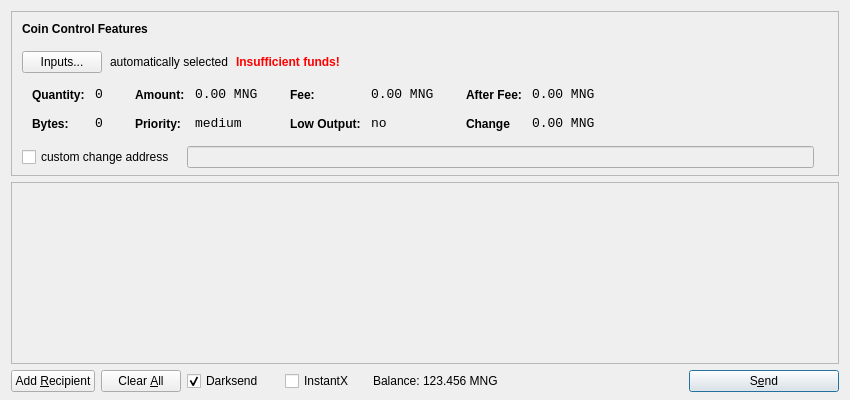
<?xml version="1.0" encoding="UTF-8"?>
<ui version="4.0">
 <class>SendCoinsDialog</class>
 <widget class="QDialog" name="SendCoinsDialog">
  <property name="geometry">
   <rect>
    <x>0</x>
    <y>0</y>
    <width>850</width>
    <height>400</height>
   </rect>
  </property>
  <property name="windowTitle">
   <string>Send Coins</string>
  </property>
  <layout class="QVBoxLayout" name="verticalLayout" stretch="0,1,0">
   <property name="bottomMargin">
    <number>8</number>
   </property>
   <item>
    <widget class="QFrame" name="frameCoinControl">
     <property name="sizePolicy">
      <sizepolicy hsizetype="Expanding" vsizetype="Expanding">
       <horstretch>0</horstretch>
       <verstretch>0</verstretch>
      </sizepolicy>
     </property>
     <property name="maximumSize">
      <size>
       <width>16777215</width>
       <height>16777215</height>
      </size>
     </property>
     <property name="frameShape">
      <enum>QFrame::StyledPanel</enum>
     </property>
     <property name="frameShadow">
      <enum>QFrame::Sunken</enum>
     </property>
     <layout class="QVBoxLayout" name="verticalLayoutCoinControl2">
      <property name="spacing">
       <number>-1</number>
      </property>
      <property name="leftMargin">
       <number>0</number>
      </property>
      <property name="topMargin">
       <number>0</number>
      </property>
      <property name="rightMargin">
       <number>0</number>
      </property>
      <property name="bottomMargin">
       <number>6</number>
      </property>
      <item>
       <layout class="QVBoxLayout" name="verticalLayoutCoinControl" stretch="0,0,0,0,1">
        <property name="spacing">
         <number>0</number>
        </property>
        <property name="leftMargin">
         <number>10</number>
        </property>
        <property name="topMargin">
         <number>10</number>
        </property>
        <item>
         <layout class="QHBoxLayout" name="horizontalLayoutCoinControl1">
          <property name="bottomMargin">
           <number>15</number>
          </property>
          <item>
           <widget class="QLabel" name="labelCoinControlFeatures">
            <property name="sizePolicy">
             <sizepolicy hsizetype="Preferred" vsizetype="Maximum">
              <horstretch>0</horstretch>
              <verstretch>0</verstretch>
             </sizepolicy>
            </property>
            <property name="font">
             <font>
              <weight>75</weight>
              <bold>true</bold>
             </font>
            </property>
            <property name="styleSheet">
             <string notr="true">font-weight:bold;</string>
            </property>
            <property name="text">
             <string>Coin Control Features</string>
            </property>
           </widget>
          </item>
         </layout>
        </item>
        <item>
         <layout class="QHBoxLayout" name="horizontalLayoutCoinControl2" stretch="0,0,0,0">
          <property name="spacing">
           <number>8</number>
          </property>
          <property name="bottomMargin">
           <number>10</number>
          </property>
          <item>
           <widget class="QPushButton" name="pushButtonCoinControl">
            <property name="styleSheet">
             <string notr="true"/>
            </property>
            <property name="text">
             <string>Inputs...</string>
            </property>
           </widget>
          </item>
          <item>
           <widget class="QLabel" name="labelCoinControlAutomaticallySelected">
            <property name="text">
             <string>automatically selected</string>
            </property>
            <property name="margin">
             <number>5</number>
            </property>
           </widget>
          </item>
          <item>
           <widget class="QLabel" name="labelCoinControlInsuffFunds">
            <property name="font">
             <font>
              <weight>75</weight>
              <bold>true</bold>
             </font>
            </property>
            <property name="styleSheet">
             <string notr="true">color:red;font-weight:bold;</string>
            </property>
            <property name="text">
             <string>Insufficient funds!</string>
            </property>
            <property name="margin">
             <number>5</number>
            </property>
           </widget>
          </item>
          <item>
           <spacer name="horizontalSpacerCoinControl">
            <property name="orientation">
             <enum>Qt::Horizontal</enum>
            </property>
            <property name="sizeHint" stdset="0">
             <size>
              <width>40</width>
              <height>1</height>
             </size>
            </property>
           </spacer>
          </item>
         </layout>
        </item>
        <item>
         <widget class="QWidget" name="widgetCoinControl" native="true">
          <property name="sizePolicy">
           <sizepolicy hsizetype="Preferred" vsizetype="Preferred">
            <horstretch>0</horstretch>
            <verstretch>0</verstretch>
           </sizepolicy>
          </property>
          <property name="minimumSize">
           <size>
            <width>0</width>
            <height>0</height>
           </size>
          </property>
          <property name="styleSheet">
           <string notr="true"/>
          </property>
          <layout class="QHBoxLayout" name="horizontalLayoutCoinControl5">
           <property name="margin">
            <number>0</number>
           </property>
           <item>
            <layout class="QHBoxLayout" name="horizontalLayoutCoinControl3" stretch="0,0,0,1">
             <property name="spacing">
              <number>20</number>
             </property>
             <property name="topMargin">
              <number>0</number>
             </property>
             <property name="bottomMargin">
              <number>10</number>
             </property>
             <item>
              <layout class="QFormLayout" name="formLayoutCoinControl1">
               <property name="horizontalSpacing">
                <number>10</number>
               </property>
               <property name="verticalSpacing">
                <number>14</number>
               </property>
               <property name="leftMargin">
                <number>10</number>
               </property>
               <property name="topMargin">
                <number>4</number>
               </property>
               <property name="rightMargin">
                <number>6</number>
               </property>
               <item row="0" column="0">
                <widget class="QLabel" name="labelCoinControlQuantityText">
                 <property name="styleSheet">
                  <string notr="true">font-weight:bold;</string>
                 </property>
                 <property name="text">
                  <string>Quantity:</string>
                 </property>
                 <property name="margin">
                  <number>0</number>
                 </property>
                </widget>
               </item>
               <item row="0" column="1">
                <widget class="QLabel" name="labelCoinControlQuantity">
                 <property name="font">
                  <font>
                   <family>Monospace</family>
                   <pointsize>10</pointsize>
                  </font>
                 </property>
                 <property name="cursor">
                  <cursorShape>IBeamCursor</cursorShape>
                 </property>
                 <property name="contextMenuPolicy">
                  <enum>Qt::ActionsContextMenu</enum>
                 </property>
                 <property name="text">
                  <string>0</string>
                 </property>
                 <property name="margin">
                  <number>0</number>
                 </property>
                 <property name="textInteractionFlags">
                  <set>Qt::LinksAccessibleByMouse|Qt::TextSelectableByKeyboard|Qt::TextSelectableByMouse</set>
                 </property>
                </widget>
               </item>
               <item row="1" column="0">
                <widget class="QLabel" name="labelCoinControlBytesText">
                 <property name="styleSheet">
                  <string notr="true">font-weight:bold;</string>
                 </property>
                 <property name="text">
                  <string>Bytes:</string>
                 </property>
                </widget>
               </item>
               <item row="1" column="1">
                <widget class="QLabel" name="labelCoinControlBytes">
                 <property name="font">
                  <font>
                   <family>Monospace</family>
                   <pointsize>10</pointsize>
                  </font>
                 </property>
                 <property name="cursor">
                  <cursorShape>IBeamCursor</cursorShape>
                 </property>
                 <property name="contextMenuPolicy">
                  <enum>Qt::ActionsContextMenu</enum>
                 </property>
                 <property name="text">
                  <string>0</string>
                 </property>
                 <property name="textInteractionFlags">
                  <set>Qt::LinksAccessibleByMouse|Qt::TextSelectableByKeyboard|Qt::TextSelectableByMouse</set>
                 </property>
                </widget>
               </item>
              </layout>
             </item>
             <item>
              <layout class="QFormLayout" name="formLayoutCoinControl2">
               <property name="horizontalSpacing">
                <number>10</number>
               </property>
               <property name="verticalSpacing">
                <number>14</number>
               </property>
               <property name="leftMargin">
                <number>6</number>
               </property>
               <property name="topMargin">
                <number>4</number>
               </property>
               <property name="rightMargin">
                <number>6</number>
               </property>
               <item row="0" column="0">
                <widget class="QLabel" name="labelCoinControlAmountText">
                 <property name="styleSheet">
                  <string notr="true">font-weight:bold;</string>
                 </property>
                 <property name="text">
                  <string>Amount:</string>
                 </property>
                 <property name="margin">
                  <number>0</number>
                 </property>
                </widget>
               </item>
               <item row="0" column="1">
                <widget class="QLabel" name="labelCoinControlAmount">
                 <property name="font">
                  <font>
                   <family>Monospace</family>
                   <pointsize>10</pointsize>
                  </font>
                 </property>
                 <property name="cursor">
                  <cursorShape>IBeamCursor</cursorShape>
                 </property>
                 <property name="contextMenuPolicy">
                  <enum>Qt::ActionsContextMenu</enum>
                 </property>
                 <property name="text">
                  <string>0.00 MNG</string>
                 </property>
                 <property name="textInteractionFlags">
                  <set>Qt::LinksAccessibleByMouse|Qt::TextSelectableByKeyboard|Qt::TextSelectableByMouse</set>
                 </property>
                </widget>
               </item>
               <item row="1" column="0">
                <widget class="QLabel" name="labelCoinControlPriorityText">
                 <property name="styleSheet">
                  <string notr="true">font-weight:bold;</string>
                 </property>
                 <property name="text">
                  <string>Priority:</string>
                 </property>
                </widget>
               </item>
               <item row="1" column="1">
                <widget class="QLabel" name="labelCoinControlPriority">
                 <property name="font">
                  <font>
                   <family>Monospace</family>
                   <pointsize>10</pointsize>
                  </font>
                 </property>
                 <property name="cursor">
                  <cursorShape>IBeamCursor</cursorShape>
                 </property>
                 <property name="contextMenuPolicy">
                  <enum>Qt::ActionsContextMenu</enum>
                 </property>
                 <property name="text">
                  <string>medium</string>
                 </property>
                 <property name="textInteractionFlags">
                  <set>Qt::LinksAccessibleByMouse|Qt::TextSelectableByKeyboard|Qt::TextSelectableByMouse</set>
                 </property>
                </widget>
               </item>
              </layout>
             </item>
             <item>
              <layout class="QFormLayout" name="formLayoutCoinControl3">
               <property name="horizontalSpacing">
                <number>10</number>
               </property>
               <property name="verticalSpacing">
                <number>14</number>
               </property>
               <property name="leftMargin">
                <number>6</number>
               </property>
               <property name="topMargin">
                <number>4</number>
               </property>
               <property name="rightMargin">
                <number>6</number>
               </property>
               <item row="0" column="0">
                <widget class="QLabel" name="labelCoinControlFeeText">
                 <property name="styleSheet">
                  <string notr="true">font-weight:bold;</string>
                 </property>
                 <property name="text">
                  <string>Fee:</string>
                 </property>
                 <property name="margin">
                  <number>0</number>
                 </property>
                </widget>
               </item>
               <item row="0" column="1">
                <widget class="QLabel" name="labelCoinControlFee">
                 <property name="font">
                  <font>
                   <family>Monospace</family>
                   <pointsize>10</pointsize>
                  </font>
                 </property>
                 <property name="cursor">
                  <cursorShape>IBeamCursor</cursorShape>
                 </property>
                 <property name="contextMenuPolicy">
                  <enum>Qt::ActionsContextMenu</enum>
                 </property>
                 <property name="text">
                  <string>0.00 MNG</string>
                 </property>
                 <property name="textInteractionFlags">
                  <set>Qt::LinksAccessibleByMouse|Qt::TextSelectableByKeyboard|Qt::TextSelectableByMouse</set>
                 </property>
                </widget>
               </item>
               <item row="1" column="0">
                <widget class="QLabel" name="labelCoinControlLowOutputText">
                 <property name="styleSheet">
                  <string notr="true">font-weight:bold;</string>
                 </property>
                 <property name="text">
                  <string>Low Output:</string>
                 </property>
                </widget>
               </item>
               <item row="1" column="1">
                <widget class="QLabel" name="labelCoinControlLowOutput">
                 <property name="font">
                  <font>
                   <family>Monospace</family>
                   <pointsize>10</pointsize>
                  </font>
                 </property>
                 <property name="cursor">
                  <cursorShape>IBeamCursor</cursorShape>
                 </property>
                 <property name="contextMenuPolicy">
                  <enum>Qt::ActionsContextMenu</enum>
                 </property>
                 <property name="text">
                  <string>no</string>
                 </property>
                 <property name="textInteractionFlags">
                  <set>Qt::LinksAccessibleByMouse|Qt::TextSelectableByKeyboard|Qt::TextSelectableByMouse</set>
                 </property>
                </widget>
               </item>
              </layout>
             </item>
             <item>
              <layout class="QFormLayout" name="formLayoutCoinControl4">
               <property name="horizontalSpacing">
                <number>10</number>
               </property>
               <property name="verticalSpacing">
                <number>14</number>
               </property>
               <property name="leftMargin">
                <number>6</number>
               </property>
               <property name="topMargin">
                <number>4</number>
               </property>
               <property name="rightMargin">
                <number>6</number>
               </property>
               <item row="0" column="0">
                <widget class="QLabel" name="labelCoinControlAfterFeeText">
                 <property name="styleSheet">
                  <string notr="true">font-weight:bold;</string>
                 </property>
                 <property name="text">
                  <string>After Fee:</string>
                 </property>
                 <property name="margin">
                  <number>0</number>
                 </property>
                </widget>
               </item>
               <item row="0" column="1">
                <widget class="QLabel" name="labelCoinControlAfterFee">
                 <property name="font">
                  <font>
                   <family>Monospace</family>
                   <pointsize>10</pointsize>
                  </font>
                 </property>
                 <property name="cursor">
                  <cursorShape>IBeamCursor</cursorShape>
                 </property>
                 <property name="contextMenuPolicy">
                  <enum>Qt::ActionsContextMenu</enum>
                 </property>
                 <property name="text">
                  <string>0.00 MNG</string>
                 </property>
                 <property name="textInteractionFlags">
                  <set>Qt::LinksAccessibleByMouse|Qt::TextSelectableByKeyboard|Qt::TextSelectableByMouse</set>
                 </property>
                </widget>
               </item>
               <item row="1" column="0">
                <widget class="QLabel" name="labelCoinControlChangeText">
                 <property name="styleSheet">
                  <string notr="true">font-weight:bold;</string>
                 </property>
                 <property name="text">
                  <string>Change</string>
                 </property>
                </widget>
               </item>
               <item row="1" column="1">
                <widget class="QLabel" name="labelCoinControlChange">
                 <property name="font">
                  <font>
                   <family>Monospace</family>
                   <pointsize>10</pointsize>
                  </font>
                 </property>
                 <property name="cursor">
                  <cursorShape>IBeamCursor</cursorShape>
                 </property>
                 <property name="contextMenuPolicy">
                  <enum>Qt::ActionsContextMenu</enum>
                 </property>
                 <property name="text">
                  <string>0.00 MNG</string>
                 </property>
                 <property name="textInteractionFlags">
                  <set>Qt::LinksAccessibleByMouse|Qt::TextSelectableByKeyboard|Qt::TextSelectableByMouse</set>
                 </property>
                </widget>
               </item>
              </layout>
             </item>
            </layout>
           </item>
          </layout>
         </widget>
        </item>
        <item>
         <layout class="QHBoxLayout" name="horizontalLayoutCoinControl4" stretch="0,0,0">
          <property name="spacing">
           <number>12</number>
          </property>
          <property name="sizeConstraint">
           <enum>QLayout::SetDefaultConstraint</enum>
          </property>
          <property name="topMargin">
           <number>5</number>
          </property>
          <property name="rightMargin">
           <number>5</number>
          </property>
          <item>
           <widget class="QCheckBox" name="checkBoxCoinControlChange">
            <property name="text">
             <string>custom change address</string>
            </property>
           </widget>
          </item>
          <item>
           <widget class="QLineEdit" name="lineEditCoinControlChange">
            <property name="enabled">
             <bool>false</bool>
            </property>
            <property name="sizePolicy">
             <sizepolicy hsizetype="Expanding" vsizetype="Fixed">
              <horstretch>0</horstretch>
              <verstretch>0</verstretch>
             </sizepolicy>
            </property>
           </widget>
          </item>
          <item>
           <widget class="QLabel" name="labelCoinControlChangeLabel">
            <property name="sizePolicy">
             <sizepolicy hsizetype="Preferred" vsizetype="Expanding">
              <horstretch>0</horstretch>
              <verstretch>0</verstretch>
             </sizepolicy>
            </property>
            <property name="minimumSize">
             <size>
              <width>0</width>
              <height>0</height>
             </size>
            </property>
            <property name="text">
             <string/>
            </property>
            <property name="margin">
             <number>3</number>
            </property>
           </widget>
          </item>
         </layout>
        </item>
        <item>
         <spacer name="verticalSpacerCoinControl">
          <property name="orientation">
           <enum>Qt::Vertical</enum>
          </property>
          <property name="sizeHint" stdset="0">
           <size>
            <width>800</width>
            <height>1</height>
           </size>
          </property>
         </spacer>
        </item>
       </layout>
      </item>
     </layout>
    </widget>
   </item>
   <item>
    <widget class="QScrollArea" name="scrollArea">
     <property name="widgetResizable">
      <bool>true</bool>
     </property>
     <widget class="QWidget" name="scrollAreaWidgetContents">
      <property name="geometry">
       <rect>
        <x>0</x>
        <y>0</y>
        <width>830</width>
        <height>165</height>
       </rect>
      </property>
      <layout class="QVBoxLayout" name="verticalLayout_2">
       <property name="margin">
        <number>0</number>
       </property>
       <item>
        <layout class="QVBoxLayout" name="entries">
         <property name="spacing">
          <number>6</number>
         </property>
        </layout>
       </item>
       <item>
        <spacer name="verticalSpacer">
         <property name="orientation">
          <enum>Qt::Vertical</enum>
         </property>
         <property name="sizeHint" stdset="0">
          <size>
           <width>20</width>
           <height>40</height>
          </size>
         </property>
        </spacer>
       </item>
      </layout>
     </widget>
    </widget>
   </item>
   <item>
    <layout class="QHBoxLayout" name="horizontalLayout">
     <item>
      <widget class="QPushButton" name="addButton">
       <property name="toolTip">
        <string>Send to multiple recipients at once</string>
       </property>
       <property name="text">
        <string>Add &amp;Recipient</string>
       </property>
       <property name="autoDefault">
        <bool>false</bool>
       </property>
      </widget>
     </item>
     <item>
      <widget class="QPushButton" name="clearButton">
       <property name="sizePolicy">
        <sizepolicy hsizetype="Minimum" vsizetype="Fixed">
         <horstretch>0</horstretch>
         <verstretch>0</verstretch>
        </sizepolicy>
       </property>
       <property name="toolTip">
        <string>Remove all transaction fields</string>
       </property>
       <property name="text">
        <string>Clear &amp;All</string>
       </property>
       <property name="autoRepeatDelay">
        <number>300</number>
       </property>
       <property name="autoDefault">
        <bool>false</bool>
       </property>
      </widget>
     </item>
     <item>
      <layout class="QHBoxLayout" name="horizontalLayout_2">
       <property name="spacing">
        <number>3</number>
       </property>
        <item>
        <widget class="QCheckBox" name="checkUseDarksend">
         <property name="minimumSize">
          <size>
           <width>95</width>
           <height>0</height>
          </size>
         </property>
         <property name="text">
          <string>Darksend</string>
         </property>
         <property name="checked">
          <bool>true</bool>
         </property>
        </widget>
       </item>
       <item>
        <widget class="QCheckBox" name="checkInstantX">
         <property name="enabled">
          <bool>true</bool>
         </property>
         <property name="minimumSize">
          <size>
           <width>85</width>
           <height>0</height>
          </size>
         </property>
         <property name="text">
          <string>InstantX</string>
         </property>
        </widget>
       </item>
       <item>
        <widget class="QLabel" name="label">
         <property name="sizePolicy">
          <sizepolicy hsizetype="Preferred" vsizetype="Fixed">
           <horstretch>0</horstretch>
           <verstretch>0</verstretch>
          </sizepolicy>
         </property>
         <property name="text">
          <string>Balance:</string>
         </property>
        </widget>
       </item>
       <item>
        <widget class="QLabel" name="labelBalance">
         <property name="sizePolicy">
          <sizepolicy hsizetype="Preferred" vsizetype="Fixed">
           <horstretch>0</horstretch>
           <verstretch>0</verstretch>
          </sizepolicy>
         </property>
         <property name="cursor">
          <cursorShape>IBeamCursor</cursorShape>
         </property>
         <property name="text">
          <string>123.456 MNG</string>
         </property>
         <property name="textInteractionFlags">
          <set>Qt::LinksAccessibleByMouse|Qt::TextSelectableByKeyboard|Qt::TextSelectableByMouse</set>
         </property>
        </widget>
       </item>
      </layout>
     </item>
     <item>
      <spacer name="horizontalSpacer">
       <property name="orientation">
        <enum>Qt::Horizontal</enum>
       </property>
       <property name="sizeHint" stdset="0">
        <size>
         <width>40</width>
         <height>20</height>
        </size>
       </property>
      </spacer>
     </item>
     <item>
      <widget class="QPushButton" name="sendButton">
       <property name="minimumSize">
        <size>
         <width>150</width>
         <height>0</height>
        </size>
       </property>
       <property name="toolTip">
        <string>Confirm the send action</string>
       </property>
       <property name="text">
        <string>S&amp;end</string>
       </property>
       <property name="icon">
        <iconset resource="../bitcoin.qrc">
         <normaloff>:/icons/send</normaloff>:/icons/send</iconset>
       </property>
       <property name="default">
        <bool>true</bool>
       </property>
      </widget>
     </item>
    </layout>
   </item>
  </layout>
 </widget>
 <resources>
  <include location="../bitcoin.qrc"/>
 </resources>
 <connections/>
</ui>
